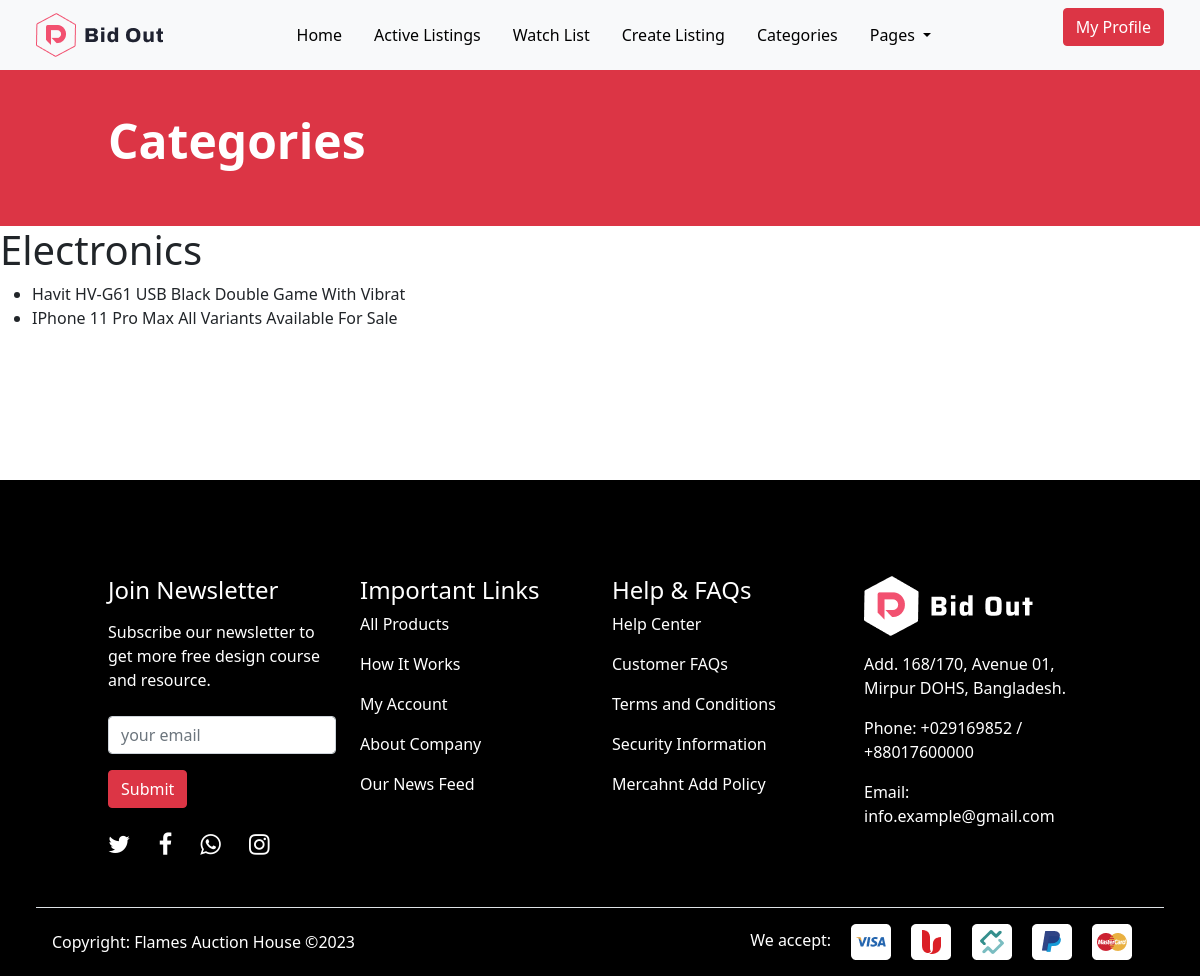
The app's page /categories/electronics/ (signed in) with its own data.
### auctions/models.py (models this page shows, shortened)
class Category(models.Model):
    name = models.CharField(max_length=255, unique=True)
    slug = AutoSlugField(populate_from='name', unique=True)
    class Meta:
        verbose_name = "Category"
        verbose_name_plural = "Categories"
        ordering = ["name"]

class Auction(models.Model):
    title = models.CharField(max_length=255)
    description = models.TextField(null=True, blank=True)
    featured_image = models.ImageField(
        null=True, blank=True, default="default.jpg")
    start_date = models.DateTimeField(auto_now_add=True)
    place_bid = models.OneToOneField('Bid', blank=True, related_name='bids', on_delete=models.CASCADE, null=True)
    id = models.UUIDField(default=uuid.uuid4, unique=True,
                          primary_key=True, editable=False)
    end_date = models.DateTimeField(auto_now=True, null=True, blank=True)
    price = models.DecimalField(max_digits=10, decimal_places=2, default=0, null=True, blank=True)
    starting_bid = models.DecimalField(max_digits=10, decimal_places=2, null=True, blank=True)
    category = models.ForeignKey('Category', on_delete=models.SET_NULL, null=True)
    current_bid = models.DecimalField(max_digits=10, decimal_places=2, default=0, null=True, blank=True)
    is_active = models.BooleanField(default=True)
    seller = models.ForeignKey(User, on_delete=models.SET_NULL, null=True, default=None)
    winner = models.ForeignKey(User, on_delete=models.SET_NULL, blank=True, null=True, related_name='winner_auctions')
    is_closed = models.BooleanField(default=False)

### auctions/views.py (the view)
# urls.py: path('categories/<slug:slug>/', category_auctions, name='category_auctions'),
@login_required(login_url="login")
def category_auctions(request, slug):
    category = get_object_or_404(Category, slug=slug)
    active_auctions = category.auction_set.filter(is_active=True)
    return render(request, "auctions/category_auctions.html", {"category": category, "active_auctions": active_auctions})

### auctions/templates/auctions/category_auctions.html
{% extends 'main.html' %}
{% block content %}
    <div class="container-fluid bg-danger py-5 text-white">
        <div class="row pt-5">
            <div class="col-12 col-lg-10">
                <h1 class="display-5 fw-bold ms-0 ps-0 ms-md-5 ps-md-5 pt-3">Categories</h1>
            </div>
        </div>
    </div>
    <h1>{{ category.name }}</h1>
    {% if active_auctions %}
        <ul>
            {% for auction in active_auctions %}
                <li><a href="{% url 'auction_detail' auction.id %}">{{ auction.title }}</a></li>
            {% endfor %}
        </ul>
    {% else %}
        <p>No active auctions in this category.</p>
    {% endif %}
{% endblock %}

### static/styles/style.css (style rules this page uses)
* { box-sizing: border-box; }
a { color: unset; text-decoration: none; }

### records on screen
Category: name "Electronics"
Auction: title "Havit HV-G61 USB Black Double Game With Vibrat"
Auction: title "IPhone 11 Pro Max All Variants Available For Sale"
